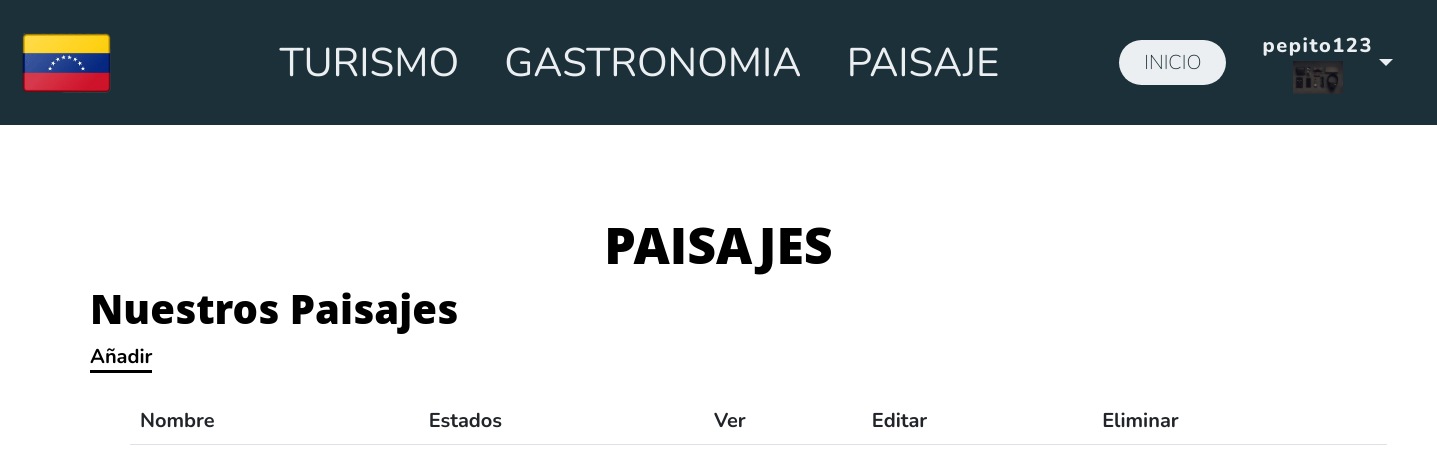
The page /vzla/paisajes/ (signed in) on the database as committed earlier.
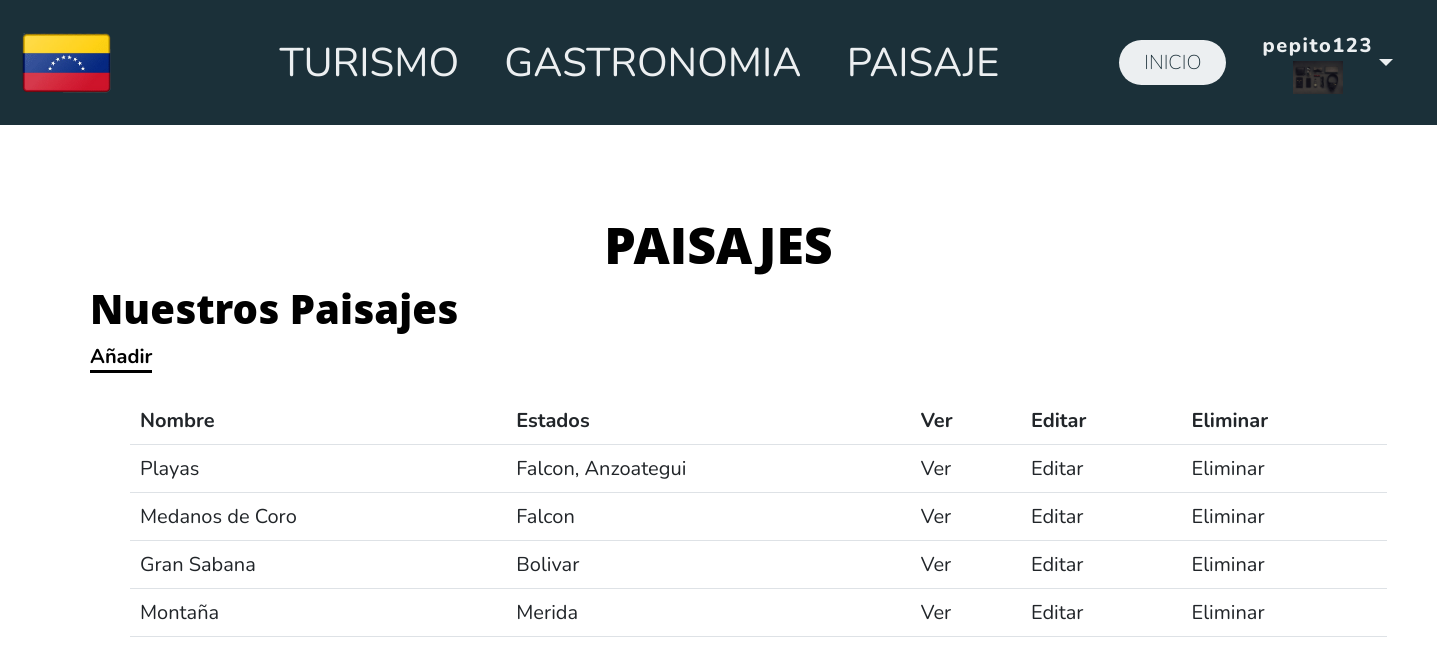
The same page on the database as committed later.
### vzla/models.py (models this page shows, shortened)
class Paisajes(models.Model):
    nombre = models.CharField(max_length=64)
    estados = models.CharField(max_length=128)
    descripcion = models.TextField()
    imagen = models.ImageField(upload_to="paisaje", null=True, blank=True)

### vzla/views.py (the view)
# urls.py: path('paisajes/', paisajes, name='paisajes'),
@login_required
def paisajes(request):
    context = {'paisajes' : Paisajes.objects.all()}
    return render(request=request,template_name='vzla/paisajes.html', context=context)

### vzla/templates/vzla/paisajes.html (shortened to what this page needs)
{% extends "vzla/base.html" %}
{% block contenido %}
    <div>
        <h1 align="center">PAISAJES</h1>
        <ul>
        <h2>Nuestros Paisajes</h2>
        <a class='vinculo' href="{% url 'crear_paisaje' %}">Añadir</a>
        <br></br>
        <ul>
        <table class="table">
            <tbody>
            <tr>
                <th>Nombre</th>
                <th>Estados</th>
                <th>Ver</td>
                <th>Editar</td>
                <th>Eliminar</td>
            </tr>
            {% for paisaje in paisajes %}
            <tr>
                <td>{{ paisaje.nombre }}</td>
                <td>{{ paisaje.estados }}</td>
                <td>
                <a href="{% url 'detalle_paisaje' paisaje.id %}">Ver</a>
                </td>
                <td>
                <a href="{% url 'editar_paisaje' paisaje.id %}">Editar</a>
                </td>
                <td>
                <a href="{% url 'eliminar_paisaje' paisaje.id %}">Eliminar</a>
                </td>
            </tr>
            {% endfor %}
            </tbody>
        </table>
    </div>
{% endblock contenido %}

Rows that differ between the two databases and show on the page:
added Paisajes: nombre "Playas", estados "Falcon, Anzoategui"
added Paisajes: nombre "Medanos de Coro", estados "Falcon"
added Paisajes: nombre "Gran Sabana", estados "Bolivar"
added Paisajes: nombre "Montaña", estados "Merida"
